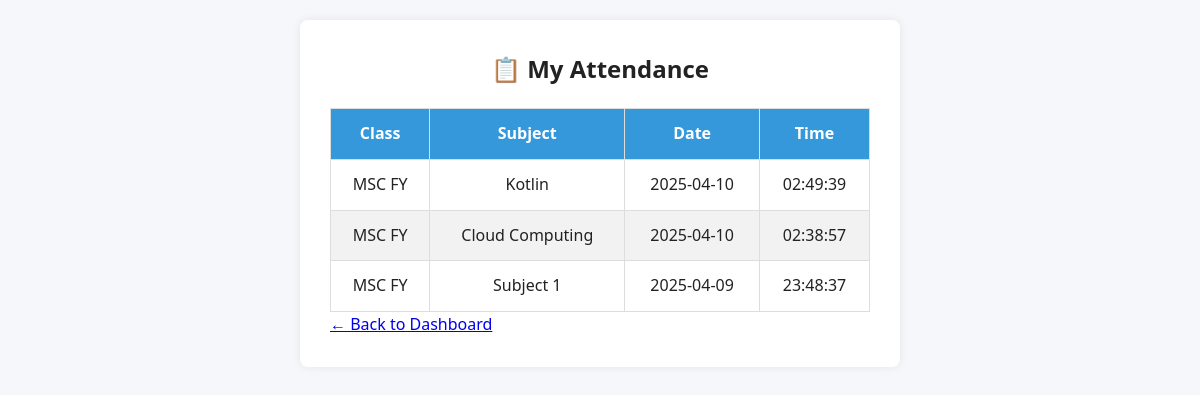
The app's page /student/view_attendance (signed in) with its own data.
### tables this page shows
CREATE TABLE attendance (
                    id INTEGER PRIMARY KEY AUTOINCREMENT,
                    student_id INTEGER,
                    class TEXT,
                    subject TEXT,
                    date TEXT,
                    time TEXT,
                    FOREIGN KEY(student_id) REFERENCES students(id)
                );

### app.py (the view)
@app.route('/student/view_attendance')
def student_view_attendance():
    if session.get('role') != 'student':
        return redirect(url_for('login'))
    conn = sqlite3.connect(DATABASE)
    c = conn.cursor()
    c.execute('''
        SELECT class, subject, date, time FROM attendance
        WHERE student_id = ?
        ORDER BY date DESC, time DESC
    ''', (session['user_id'],))
    attendance_data = c.fetchall()
    conn.close()
    return render_template('student_view_attendance.html', records=attendance_data)

### templates/student_view_attendance.html (shortened to what this page needs)
<!DOCTYPE html>
<html lang="en">
<head>
  <link rel="stylesheet" href="{{ url_for('static', filename='css/style.css') }}">
</head>
<body>
  <div class="container">
    <h2>📋 My Attendance</h2>
    {% if records %}
    <table>
      <thead>
        <tr>
          <th>Class</th>
          <th>Subject</th>
          <th>Date</th>
          <th>Time</th>
        </tr>
      </thead>
      <tbody>
        {% for class, subject, date, time in records %}
        <tr>
          <td>{{ class }}</td>
          <td>{{ subject }}</td>
          <td>{{ date }}</td>
          <td>{{ time }}</td>
        </tr>
        {% endfor %}
      </tbody>
    </table>
    {% else %}
      <div class="no-records">No attendance records found.</div>
    {% endif %}
    <a href="{{ url_for('student_dashboard') }}" class="back-link">← Back to Dashboard</a>
  </div>
</body>
</html>

### static/css/style.css (style rules this page uses)
:root { --bg-color: #f5f7fa; --text-color: #222; --card-bg: #fff; --accent-color: #4a90e2; --btn-bg: #4a90e2; --btn-hover: #357ab8; --card-hover: #e0f7e9; --table-header: #4CAF50; }
* { margin: 0; padding: 0; box-sizing: border-box; }
body { font-family: 'Segoe UI', sans-serif; background: var(--bg-color); color: var(--text-color); line-height: 1.6; padding: 20px; transition: all 0.3s ease-in-out; }
.container { max-width: 600px; margin: auto; background: var(--card-bg); border-radius: 8px; padding: 30px; box-shadow: 0 0 10px rgba(0,0,0,0.08); transition: all 0.3s ease-in-out; }
h2 { text-align: center; margin-bottom: 20px; color: var(--text-color); }
table { width: 100%; border-collapse: collapse; margin-top: 20px; }
table th, table td { padding: 12px; border-bottom: 1px solid #ddd; }

### templates/student_view_attendance.html (style rules this page uses)
table { width: 100%; border-collapse: collapse; margin-top: 20px; }
th, td { padding: 12px; border: 1px solid #ddd; text-align: center; }
th { background-color: #3498db; color: white; }
tr:nth-child(even) { background-color: #f2f2f2; }

### records on screen
attendance: class "MSC FY", subject "Kotlin", date "2025-04-10", time "02:49:39"
attendance: class "MSC FY", subject "Cloud Computing", date "2025-04-10", time "02:38:57"
attendance: class "MSC FY", subject "Subject 1", date "2025-04-09", time "23:48:37"
